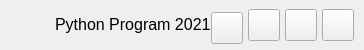
        <widget class="QFrame" name="contentTopBg">
         <property name="minimumSize">
          <size>
           <width>0</width>
           <height>50</height>
          </size>
         </property>
         <property name="maximumSize">
          <size>
           <width>16777215</width>
           <height>50</height>
          </size>
         </property>
         <property name="layoutDirection">
          <enum>Qt::LeftToRight</enum>
         </property>
         <property name="styleSheet">
          <string notr="true"/>
         </property>
         <property name="frameShape">
          <enum>QFrame::NoFrame</enum>
         </property>
         <property name="frameShadow">
          <enum>QFrame::Raised</enum>
         </property>
         <property name="lineWidth">
          <number>1</number>
         </property>
         <layout class="QHBoxLayout" name="topLayout">
          <property name="spacing">
           <number>0</number>
          </property>
          <property name="leftMargin">
           <number>0</number>
          </property>
          <property name="topMargin">
           <number>0</number>
          </property>
          <property name="rightMargin">
           <number>10</number>
          </property>
          <property name="bottomMargin">
           <number>0</number>
          </property>
          <item>
           <widget class="QFrame" name="leftBox">
            <property name="sizePolicy">
             <sizepolicy hsizetype="Expanding" vsizetype="Preferred">
              <horstretch>0</horstretch>
              <verstretch>0</verstretch>
             </sizepolicy>
            </property>
            <property name="frameShape">
             <enum>QFrame::NoFrame</enum>
            </property>
            <property name="frameShadow">
             <enum>QFrame::Raised</enum>
            </property>
            <layout class="QHBoxLayout" name="horizontalLayout_3">
             <property name="spacing">
              <number>0</number>
             </property>
             <property name="leftMargin">
              <number>5</number>
             </property>
             <property name="topMargin">
              <number>0</number>
             </property>
             <property name="rightMargin">
              <number>0</number>
             </property>
             <property name="bottomMargin">
              <number>0</number>
             </property>
             <item>
              <widget class="QFrame" name="topLogo">
               <property name="minimumSize">
                <size>
                 <width>50</width>
                 <height>50</height>
                </size>
               </property>
               <property name="maximumSize">
                <size>
                 <width>50</width>
                 <height>50</height>
                </size>
               </property>
               <property name="frameShape">
                <enum>QFrame::NoFrame</enum>
               </property>
               <property name="frameShadow">
                <enum>QFrame::Raised</enum>
               </property>
               <property name="lineWidth">
                <number>1</number>
               </property>
              </widget>
             </item>
             <item>
              <widget class="QLabel" name="titleRightInfo">
               <property name="sizePolicy">
                <sizepolicy hsizetype="Preferred" vsizetype="Expanding">
                 <horstretch>0</horstretch>
                 <verstretch>0</verstretch>
                </sizepolicy>
               </property>
               <property name="maximumSize">
                <size>
                 <width>16777215</width>
                 <height>45</height>
                </size>
               </property>
               <property name="font">
                <font>
                 <family>Segoe UI</family>
                 <pointsize>12</pointsize>
                 <weight>50</weight>
                 <italic>false</italic>
                 <bold>false</bold>
                </font>
               </property>
               <property name="frameShape">
                <enum>QFrame::NoFrame</enum>
               </property>
               <property name="text">
                <string>Python Program 2021</string>
               </property>
               <property name="alignment">
                <set>Qt::AlignLeading|Qt::AlignLeft|Qt::AlignVCenter</set>
               </property>
              </widget>
             </item>
            </layout>
           </widget>
          </item>
          <item alignment="Qt::AlignRight">
           <widget class="QFrame" name="rightButtons">
            <property name="minimumSize">
             <size>
              <width>0</width>
              <height>28</height>
             </size>
            </property>
            <property name="frameShape">
             <enum>QFrame::NoFrame</enum>
            </property>
            <property name="frameShadow">
             <enum>QFrame::Raised</enum>
            </property>
            <layout class="QHBoxLayout" name="horizontalLayout_2">
             <property name="spacing">
              <number>5</number>
             </property>
             <property name="leftMargin">
              <number>0</number>
             </property>
             <property name="topMargin">
              <number>0</number>
             </property>
             <property name="rightMargin">
              <number>0</number>
             </property>
             <property name="bottomMargin">
              <number>0</number>
             </property>
             <item>
              <widget class="QPushButton" name="settingsTopBtn">
               <property name="minimumSize">
                <size>
                 <width>32</width>
                 <height>32</height>
                </size>
               </property>
               <property name="maximumSize">
                <size>
                 <width>32</width>
                 <height>26</height>
                </size>
               </property>
               <property name="cursor">
                <cursorShape>PointingHandCursor</cursorShape>
               </property>
               <property name="toolTip">
                <string>Настройки</string>
               </property>
               <property name="text">
                <string/>
               </property>
               <property name="icon">
                <iconset resource="resources.qrc">
                 <normaloff>:/icons/images/icons/icon_settings.png</normaloff>:/icons/images/icons/icon_settings.png</iconset>
               </property>
               <property name="iconSize">
                <size>
                 <width>32</width>
                 <height>32</height>
                </size>
               </property>
              </widget>
             </item>
             <item>
              <widget class="QPushButton" name="minimizeAppBtn">
               <property name="minimumSize">
                <size>
                 <width>32</width>
                 <height>32</height>
                </size>
               </property>
               <property name="maximumSize">
                <size>
                 <width>32</width>
                 <height>32</height>
                </size>
               </property>
               <property name="cursor">
                <cursorShape>PointingHandCursor</cursorShape>
               </property>
               <property name="toolTip">
                <string>Уменьшить</string>
               </property>
               <property name="text">
                <string/>
               </property>
               <property name="icon">
                <iconset resource="resources.qrc">
                 <normaloff>:/icons_new/images/icons_new/icons8-свернуть-окно-50.png</normaloff>:/icons_new/images/icons_new/icons8-свернуть-окно-50.png</iconset>
               </property>
               <property name="iconSize">
                <size>
                 <width>32</width>
                 <height>32</height>
                </size>
               </property>
              </widget>
             </item>
             <item>
              <widget class="QPushButton" name="maximizeRestoreAppBtn">
               <property name="minimumSize">
                <size>
                 <width>32</width>
                 <height>32</height>
                </size>
               </property>
               <property name="maximumSize">
                <size>
                 <width>32</width>
                 <height>32</height>
                </size>
               </property>
               <property name="font">
                <font>
                 <family>Segoe UI</family>
                 <pointsize>10</pointsize>
                 <weight>50</weight>
                 <italic>false</italic>
                 <bold>false</bold>
                 <stylestrategy>PreferDefault</stylestrategy>
                </font>
               </property>
               <property name="cursor">
                <cursorShape>PointingHandCursor</cursorShape>
               </property>
               <property name="toolTip">
                <string>Увеличить</string>
               </property>
               <property name="text">
                <string/>
               </property>
               <property name="icon">
                <iconset resource="resources.qrc">
                 <normaloff>:/icons_new/images/icons_new/icons8-развернуть-окно-50.png</normaloff>:/icons_new/images/icons_new/icons8-развернуть-окно-50.png</iconset>
               </property>
               <property name="iconSize">
                <size>
                 <width>32</width>
                 <height>32</height>
                </size>
               </property>
              </widget>
             </item>
             <item>
              <widget class="QPushButton" name="closeAppBtn">
               <property name="minimumSize">
                <size>
                 <width>32</width>
                 <height>32</height>
                </size>
               </property>
               <property name="maximumSize">
                <size>
                 <width>32</width>
                 <height>32</height>
                </size>
               </property>
               <property name="cursor">
                <cursorShape>PointingHandCursor</cursorShape>
               </property>
               <property name="toolTip">
                <string>Закрыть</string>
               </property>
               <property name="text">
                <string/>
               </property>
               <property name="icon">
                <iconset resource="resources.qrc">
                 <normaloff>:/icons_new/images/icons_new/icons8-закрыть-окно-50.png</normaloff>:/icons_new/images/icons_new/icons8-закрыть-окно-50.png</iconset>
               </property>
               <property name="iconSize">
                <size>
                 <width>32</width>
                 <height>32</height>
                </size>
               </property>
              </widget>
             </item>
            </layout>
           </widget>
          </item>
         </layout>
        </widget>
